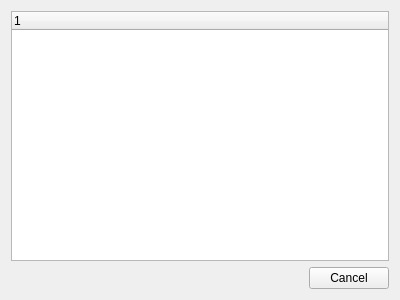
<?xml version="1.0" encoding="UTF-8"?>
<ui version="4.0">
 <class>BluetoothConnectDialog</class>
 <widget class="QWidget" name="BluetoothConnectDialog">
  <property name="geometry">
   <rect>
    <x>0</x>
    <y>0</y>
    <width>400</width>
    <height>300</height>
   </rect>
  </property>
  <property name="windowTitle">
   <string>BluetoothConnectDialog</string>
  </property>
  <layout class="QVBoxLayout" name="verticalLayout">
   <item>
    <widget class="QTreeWidget" name="devices_">
     <property name="sizePolicy">
      <sizepolicy hsizetype="Expanding" vsizetype="Expanding">
       <horstretch>1</horstretch>
       <verstretch>1</verstretch>
      </sizepolicy>
     </property>
     <column>
      <property name="text">
       <string notr="true">1</string>
      </property>
     </column>
    </widget>
   </item>
   <item>
    <widget class="QDialogButtonBox" name="buttons_">
     <property name="sizePolicy">
      <sizepolicy hsizetype="Expanding" vsizetype="Fixed">
       <horstretch>1</horstretch>
       <verstretch>0</verstretch>
      </sizepolicy>
     </property>
     <property name="standardButtons">
      <set>QDialogButtonBox::Cancel</set>
     </property>
    </widget>
   </item>
  </layout>
 </widget>
 <layoutdefault spacing="6" margin="11"/>
 <resources/>
 <connections/>
</ui>
